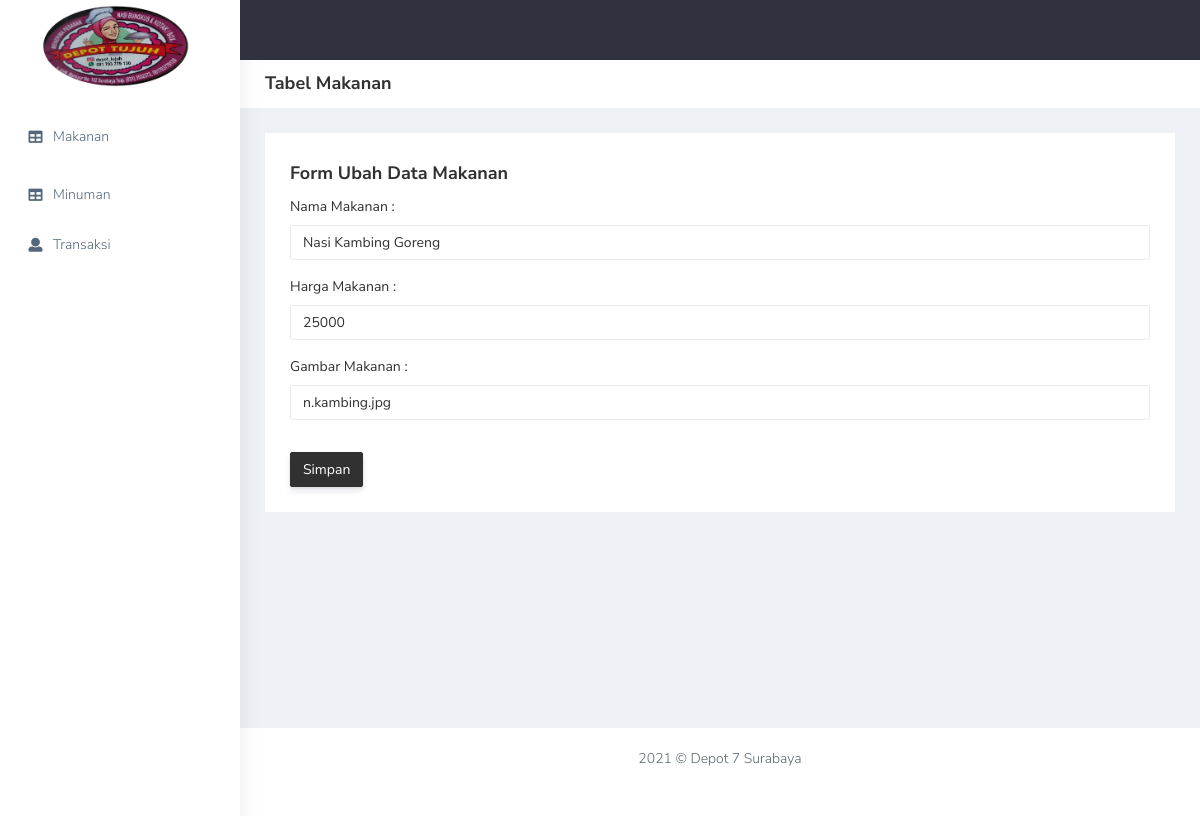
/admin/formUbahMakanan.php?idUbah=2, run on the app's committed database.
### tables this page shows
CREATE TABLE `makanan` (
  `id_makanan` int(11) NOT NULL,
  `nama_makanan` varchar(50) NOT NULL,
  `harga_makanan` float NOT NULL,
  `gambar_makanan` varchar(50) NOT NULL
);

### Menu/Connection.php (called while the page is built, shortened)
<?php
    class Connection{
        protected $host = "localhost";
        protected $user = "root";
        protected $pass = "";
        protected $db = "depot_7";
        public function __construct(){
            $this->conn = new mysqli($this->host, $this->user, $this->pass, $this->db);
            return $this->conn;
        }
    }
?>

### Menu/makanan.php (called while the page is built, shortened)
<?php
    require_once 'Connection.php';
    class Makanan extends Connection{
        private $conn;
        public function __construct()
        {
            $this->conn = parent::__construct();
        }
        public function getMakananById($id){
            $sql = "SELECT * FROM makanan WHERE id_makanan = $id";
            $exe = mysqli_query($this->conn, $sql);
            return mysqli_fetch_assoc($exe);
        }
    }
?>

### admin/formUbahMakanan.php (the view, shortened to what this page needs)
<?php
    include '../Menu/makanan.php';
    $makanan = new Makanan();
    if(isset($_GET['idUbah'])){
        $dataMakanan = $makanan->getMakananById($_GET['idUbah']);
    }
?>
<!DOCTYPE html>
<html dir="ltr" lang="en">
<head>
   <link href="css/style.min.css" rel="stylesheet">
</head>
<body>
    <div id="main-wrapper" data-layout="vertical" data-navbarbg="skin5" data-sidebartype="full"
        data-sidebar-position="absolute" data-header-position="absolute" data-boxed-layout="full">
        <header class="topbar" data-navbarbg="skin5">
            <nav class="navbar top-navbar navbar-expand-md navbar-dark">
                <div class="navbar-header" data-logobg="skin6">
                    <a class="navbar-brand" href="dashboard.html">
                        <span class="logo-text">
                            <img style="margin: 5px 25px;" width="150" src="plugins/images/depot7.png" alt="homepage" />
                        </span>
                    </a>
                </div>
            </nav>
        </header>
        <aside class="left-sidebar" data-sidebarbg="skin6">
            <div class="scroll-sidebar">
                <nav class="sidebar-nav">
                    <ul id="sidebarnav">
                        <li class="sidebar-item mt-5">
                            <a class="sidebar-link waves-effect waves-dark sidebar-link" href="adminmakanan.php"
                                aria-expanded="false">
                                <i class="fa fa-table" aria-hidden="true"></i>
                                <span class="hide-menu">Makanan</span>
                            </a>
                        </li>
                        <li class="sidebar-item pt-2">
                            <a class="sidebar-link waves-effect waves-dark sidebar-link" href="adminminuman.php"
                                aria-expanded="false">
                                <i class="fa fa-table" aria-hidden="true"></i>
                                <span class="hide-menu">Minuman</span>
                            </a>
                        </li>
                        <li class="sidebar-item">
                            <a class="sidebar-link waves-effect waves-dark sidebar-link" href="admintransaksi.php"
                                aria-expanded="false">
                                <i class="fa fa-user" aria-hidden="true"></i>
                                <span class="hide-menu">Transaksi</span>
                            </a>
                        </li>
                    </ul>
                </nav>
            </div>
        </aside>
        <div class="page-wrapper">
            <div class="page-breadcrumb bg-white">
                <div class="row align-items-center">
                    <div class="col-lg-3 col-md-4 col-sm-4 col-xs-12">
                        <h4 class="page-title">Tabel Makanan</h4>
                    </div>
                </div>
            </div>
            <div class="container-fluid">
                <div class="row">
                    <div class="col-sm-12">
                        <div class="white-box">
                            <h3 class="box-title">Form Ubah Data Makanan</h3>
                            <form action="" method="POST">
                                <div class="mb-3">
                                    <label for="exampleFormControlInput1" class="form-label">Nama Makanan   : </label>
                                    <input type="text" value="<?= $dataMakanan['nama_makanan'] ?>" name="nama_makanan" class="form-control" id="exampleFormControlInput1" placeholder="Nama Makanan">
                                </div>
                                <div class="mb-3">
                                    <label for="exampleFormControlInput1" class="form-label">Harga Makanan  : </label>
                                    <input type="text" value="<?= $dataMakanan['harga_makanan'] ?>" name="harga_makanan" class="form-control" id="exampleFormControlInput1" placeholder="Harga Makanan">
                                </div>
                                <div class="mb-3">
                                    <label for="exampleFormControlInput1" class="form-label">Gambar Makanan : </label>
                                    <input type="text" value="<?= $dataMakanan['gambar_makanan'] ?>" name="gambar_makanan" class="form-control" id="exampleFormControlInput1" placeholder="Gambar Makanan">
                                </div>
                                <button type="submit" name="ubah_makanan" class="btn btn-dark mt-3">Simpan</button>
                            </form>
                        </div>
                    </div>
                </div>
            </div>
            <footer class="footer text-center">2021 © Depot 7 Surabaya</a>
            </footer>
        </div>
    </div>
</body>
</html>

### data on the page
makanan: nama_makanan "Nasi Kambing Goreng", harga_makanan "25000", gambar_makanan "n.kambing.jpg"
